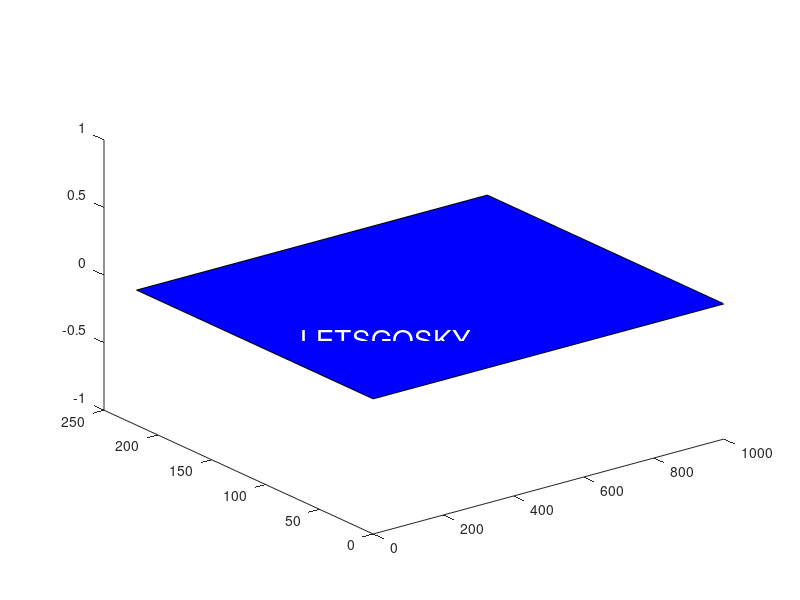

This chart was generated by the following MATLAB code: (Note: this script raises an error after producing the figure.)

clc
clear
close all

addpath(genpath('./../../data'))
addpath(genpath('./../../utils'))

load('rot.mat')
load('pos.mat')
load('actual_height.mat')
load('actual_depth.mat')
load('omega.mat')

% Plotting
SCALE = 1000;
WIDTH = 1 * SCALE;
HEIGTH = actual_height * SCALE;
DEPTH = actual_depth * SCALE;

figure();
front = [
    0,      0,      0; 
    0,      HEIGTH, 0; 
    WIDTH,  HEIGTH, 0
    WIDTH,  0,      0; 
    ];


back = [
    0,      0,      -DEPTH;
    WIDTH,  0,      -DEPTH;
    0,      HEIGTH, -DEPTH;
    WIDTH,  HEIGTH, -DEPTH;
];

hold on;

fill3(front(:,1),front(:,2),front(:,3),'b')
text(100,100, 0, 'LETSGOSKY','Color','w', 'FontSize',20)

pcshow(pointCloud(front), "MarkerSize", 800)
pcshow(pointCloud(back), "MarkerSize", 800)

plotCamera('location', pos, 'orientation', rot.', 'size', 20)

xlabel('X')
ylabel('Y')
zlabel('Z')
xlim([-500,1100])
ylim([-200,300])
zlim([-400,800])

grid on
